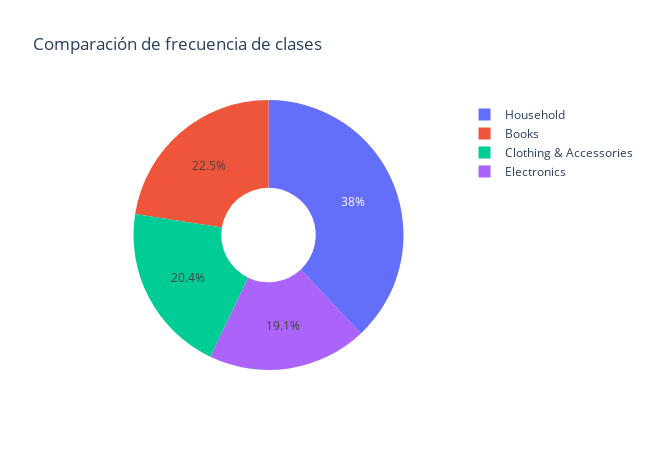

Source (notebook cell):
### Code cell
##Frecuencia de Clases
valores = np.array([len(df_texto_E), len(df_texto_H),len(df_texto_B), len(df_texto_C)])
labeles = ['Electronics', 'Household', 'Books', 'Clothing & Accessories']
#Se visualiza las clases Ploty
import plotly.express as px
import plotly.graph_objects as go 
from plotly.subplots import make_subplots
from plotly.offline import init_notebook_mode

figura = go.Figure(data = [go.Pie(values = valores,
                                  labels = labeles,
                                  hole = 0.35, title = " ")])
titulo = "Comparación de frecuencia de clases"
figura.update_layout(height = 450, width = 650, title = titulo)
figura.show()

### Figure 1 — Plotly figure (JSON) as saved in the notebook; plotly's stock layout.template omitted (floating-point values rounded to 4 significant figures)
{"data": [{"hole": 0.35, "labels": ["Electronics", "Household", "Books", "Clothing & Accessories"], "title": {"text": " "}, "type": "pie", "values": [5308, 10564, 6256, 5674]}], "layout": {"height": 450, "title": {"text": "Comparación de frecuencia de clases"}, "width": 650}}
